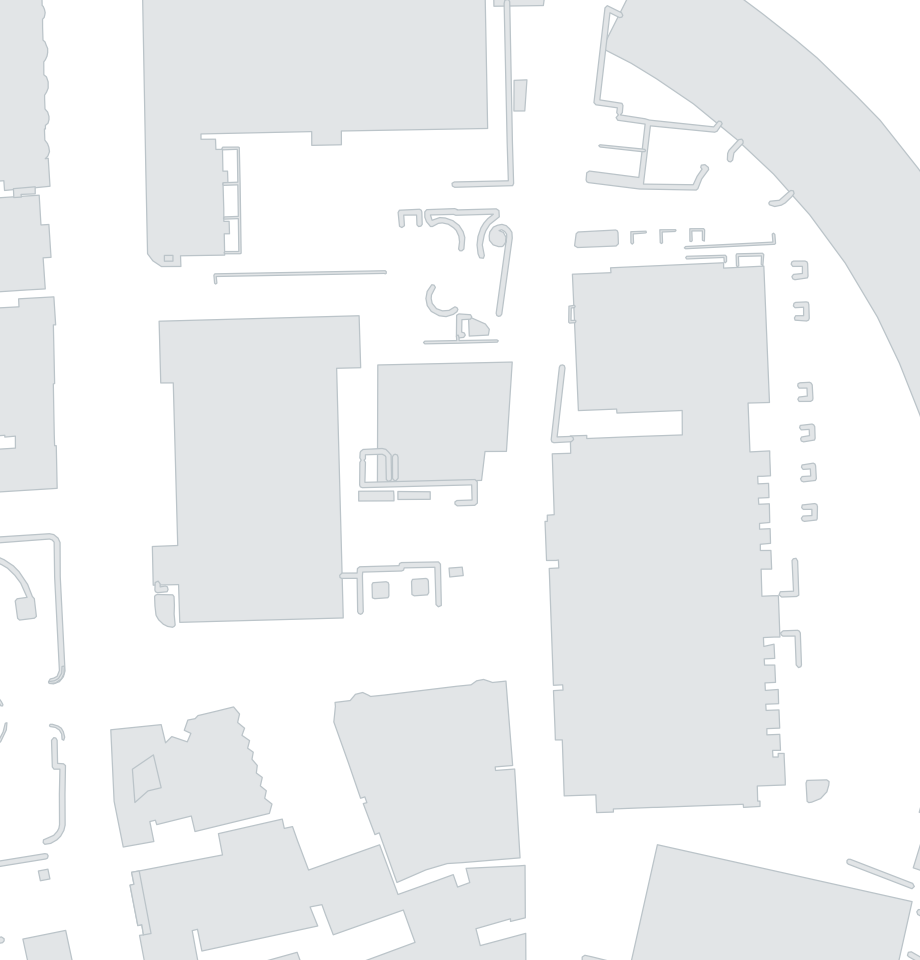
#> input picture docs/assets/positioning-map-background.png, 920 x 960 px
$ python plot_accuracy_map.py
#> lines starting #> are read from the running program, lines starting #| are printed output that depends on the picture
"""Plot two positioning models on shared test locations from saved errors."""

from pathlib import Path

import matplotlib

matplotlib.use("Agg")
import matplotlib.pyplot as plt
from matplotlib.colors import Normalize
import numpy as np


ROOT = Path(__file__).resolve().parent


def main():
    with np.load(ROOT / "results" / "positioning-map.npz", allow_pickle=False) as data:
#> (reads docs/results/positioning-map.npz from the repository)
        xy = data["xy_m"]
        bounds = data["bounds_m"]
        errors = [data["early_fusion_errors_m"], data["late_fusion_errors_m"]]
    if xy.shape != (3841, 2) or any(e.shape != (3841, 3) for e in errors):
        raise ValueError("Expected shared test positions and three runs per model")
    if not np.isfinite(xy).all() or any(not np.isfinite(e).all() for e in errors):
        raise ValueError("Map inputs must be finite")
    background = plt.imread(ROOT / "assets" / "positioning-map-background.png")
#> background is the input picture: shape (960, 920, 4) float32; mean R, G, B, A 0.937, 0.944, 0.946, 1
    plt.rcParams.update({"font.family": "DejaVu Sans", "font.size": 11,
                         "text.color": "#233746", "axes.labelcolor": "#233746",
                         "axes.spines.top": False, "axes.spines.right": False})
    fig, axes = plt.subplots(1, 2, figsize=(10.5, 5.4), sharex=True, sharey=True)
    fig.subplots_adjust(left=0.075, right=0.88, bottom=0.15, top=0.84, wspace=0.12)
    norm = Normalize(vmin=0, vmax=30, clip=True)
    for ax, matrix, label in zip(axes, errors, ["Early-fusion CNN", "Late-fusion CNN"]):
        values = matrix.mean(axis=1)
        ax.imshow(background, extent=bounds, origin="upper", zorder=0)
        points = ax.scatter(xy[:, 0], xy[:, 1], c=values, cmap="viridis", norm=norm,
                            s=7, linewidths=0, alpha=1, zorder=2)
        ax.set(xlim=bounds[:2], ylim=bounds[2:], aspect="equal",
               xlabel="Local x (m)", xticks=[-150, -100, -50, 0, 50],
               yticks=[-200, -150, -100, -50, 0])
        ax.set_title(f"{label}\nMean error {values.mean():.2f} m", fontsize=13, pad=12)
        ax.tick_params(length=3, colors="#526572")
    axes[0].set_ylabel("Local y (m)")
    cax = fig.add_axes([0.905, 0.2, 0.018, 0.58])
    bar = fig.colorbar(points, cax=cax, extend="max")
    bar.set_ticks([0, 5, 10, 15, 20, 25, 30], labels=["0", "5", "10", "15", "20", "25", "30+"])
    bar.set_label("Positioning error (m)", labelpad=10)
    fig.savefig(ROOT / "assets" / "positioning-results.png", dpi=200,
                facecolor="white", metadata={"Software": "Matplotlib"})
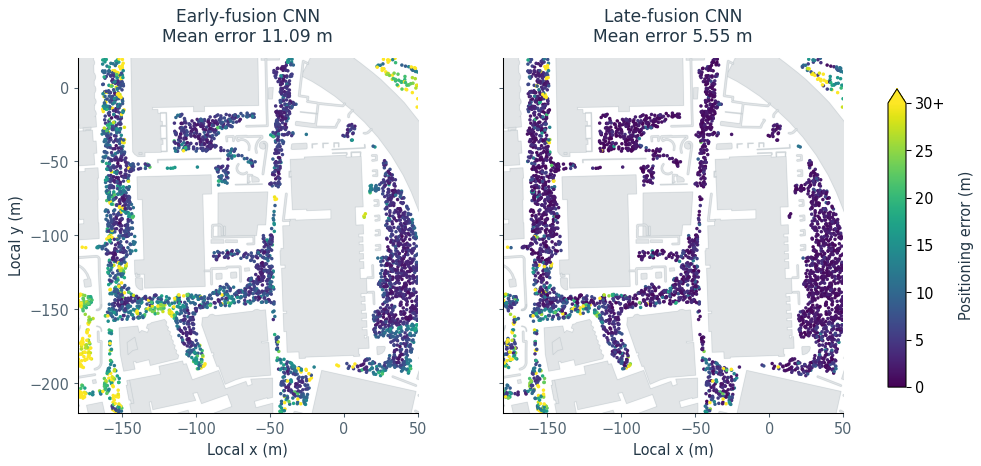
#> figure drawn by matplotlib, 3 panels
    plt.close(fig)


if __name__ == "__main__":
    main()
